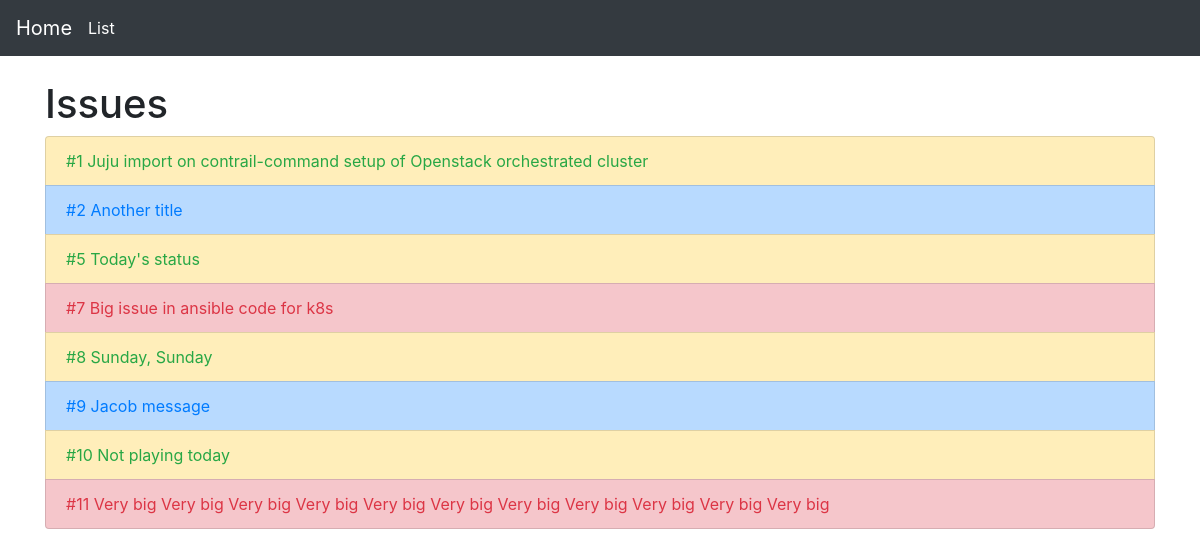
Page /issues/ on the earlier database version.
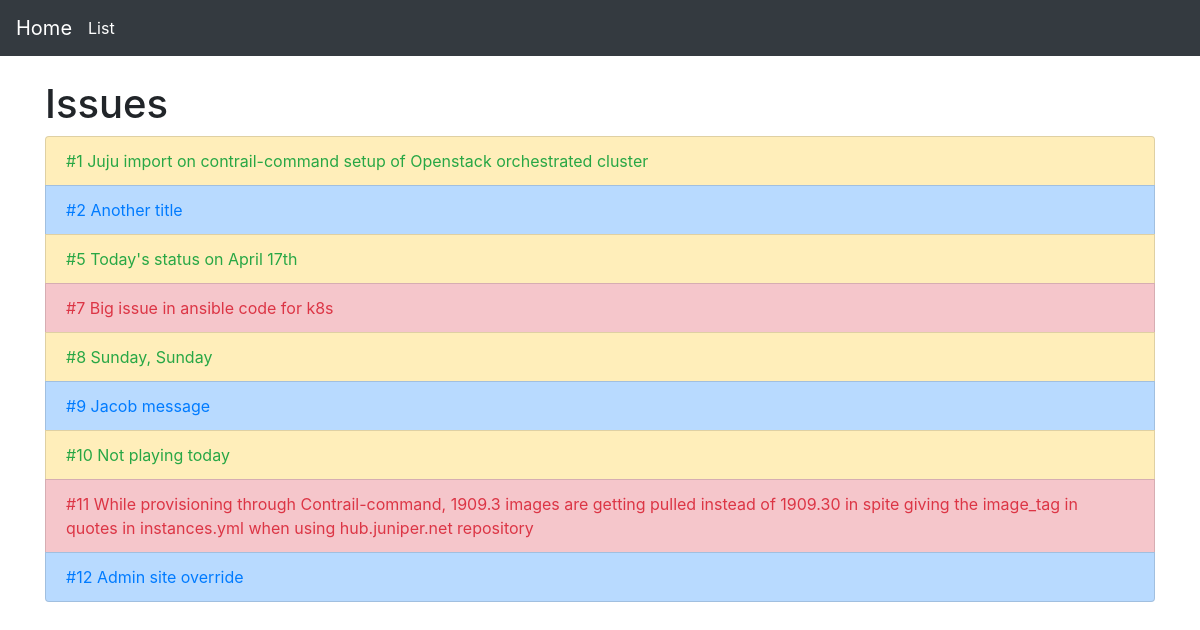
Same page on the later database version.
### issues/models.py (models this page shows, shortened)
class Issue(models.Model):
    title = models.CharField(blank=False, max_length=250)
    issue_no = models.AutoField(primary_key=True)
    created_at = models.DateTimeField(auto_now=True)
    class TypeOfIssue(models.TextChoices):
        STORY = 'ST', _('Story')
        BUG = 'BU', _('Bug')
        TASK = 'TA', _('Task')
    class Status(models.TextChoices):
        OPEN = 'OP', _('Open')
        IN_PROGRESS = 'IN', _('In Progress')
        CLOSED = 'CL', _('Closed')
    type = models.CharField(
        max_length=2,
        choices=TypeOfIssue.choices,
        default=TypeOfIssue.BUG,
    )
    status = models.CharField(
        max_length=2,
        choices=Status.choices,
        default=Status.OPEN,
    )
    details = models.TextField(blank=False)

### issues/views.py (the view)
# urls.py: path('', views.IssueList.as_view(), name='list'),
class IssueList(generic.list.ListView):
    model = models.Issue
    def get_context_data(self, **kwargs):
        context = super().get_context_data(**kwargs)
        for issue in context['issue_list']:
            if issue.type == "ST":
                issue.className = "list-group-item-warning"
                issue.textColor = "text-success"
            elif issue.type == "BU":
                issue.className = "list-group-item-danger"
                issue.textColor = "text-danger"
            else:
                issue.className = "list-group-item-primary"
                issue.textColor = "text-primary"
        return context

### issues/templates/issues/issue_list.html
{% extends 'base.html' %}
{% block content %}
<h1>Issues</h1>
<ul class="list-group">
  {% for issue in issue_list %}
  <li class="list-group-item {{issue.className}}">
    <a href="{% url 'issues:detail' pk=issue.pk %}" class="{{issue.textColor}}">
      #{{issue.issue_no}}
      {{issue.title}}
    </a>
  </li>
  {% empty %}
  <li>No issues yet.</li>
  {% endfor %}
</ul>
{% endblock %}

### templates/base.html (shortened to what this page needs)
<!doctype html>
<html lang="en">
<head>
  <link rel="stylesheet" href="https://stackpath.bootstrapcdn.com/bootstrap/4.1.3/css/bootstrap.min.css"
>
</head>
<body>
  <nav class="navbar navbar-dark bg-dark mb-4">
    <a class="navbar-brand" href="{% url 'home' %}">
      Home
    </a>
    <a class="mr-auto text-white" href="{% url 'issues:list' %}">List</a>
  </nav>
  <div class="container">
    {% block content %}
    {% endblock %}
  </div>
</body>
</html>

Differences in the rows shown:
changed Issue id 5: title "Today's status" → "Today's status on April 17th"
changed Issue id 11: title "Very big Very big Very big Very big Very big Very big Very big Very big Very big Very big Very big" → "While provisioning through Contrail-command, 1909.3 images are getting pulled instead of 1909.30 in spite giving the image_tag in quotes in instances.yml when using hub.juniper.net repository"
added Issue: issue_no "12", title "Admin site override"
